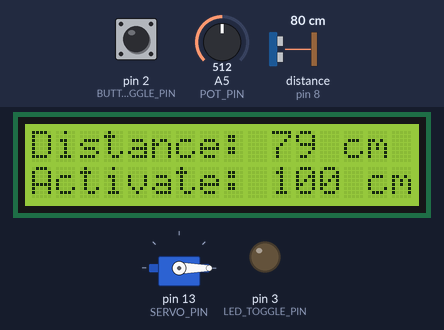
The sketch below on a simulated Arduino Uno, built with avr-gcc and run on an emulated ATmega328P. Parts: servo, 16×2 character LCD, output pins drawn as LEDs (lit = HIGH). Wiring (inferred from the names in the program): ultrasonic range finder: trigger pin 9; echo pin 8. The test bench sets the inputs (shaded band); at power-on: pin 2 (BUTTON_TOGGLE_PIN) HIGH, distance to the obstacle (sensor on pin 8) 80 cm, A5 (POT_PIN) = 512. The echo pulse lasts 58.3 µs per cm; pins used as bus, display or sensor lines are not drawn.

Above: at 4.2 s.
4.3 s: pin 2 (BUTTON_TOGGLE_PIN) pulled LOW for 0.2 s
At 5.4 s:
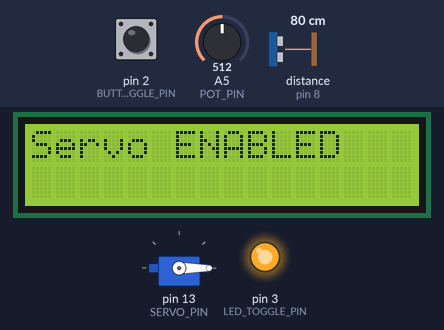
7.5 s: distance to the obstacle (sensor on pin 8) set to 2 cm
At 8.42 s:
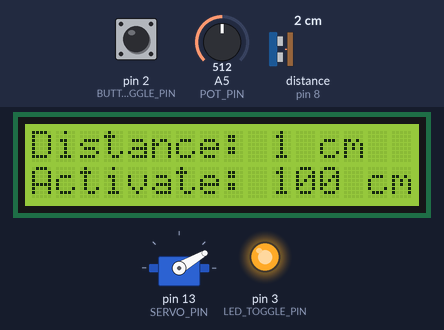
10.3 s: pin 2 (BUTTON_TOGGLE_PIN) pulled LOW for 3.2 s
At 13.2 s:
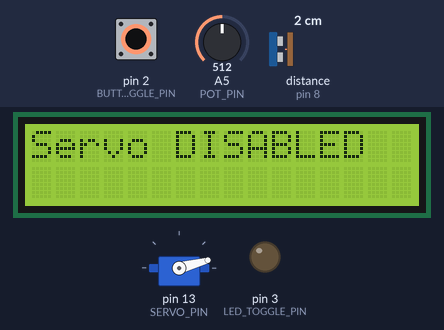
15.0 s: A5 (POT_PIN) set to 0
At 16.8 s:
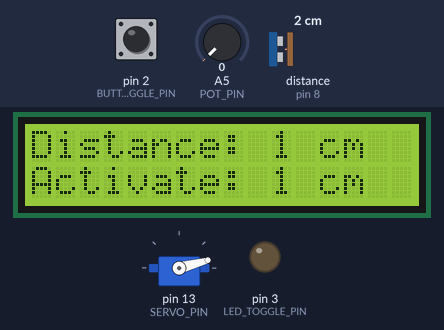
18.0 s: distance to the obstacle (sensor on pin 8) set to 120 cm
At 18.37 s:
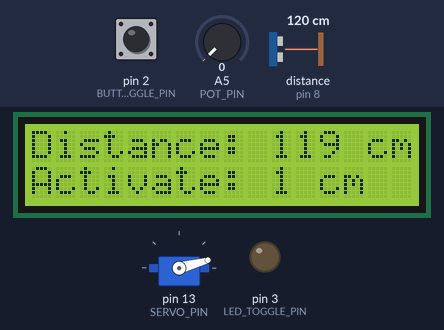
19.7 s: A5 (POT_PIN) set to 122
At 21.3 s:
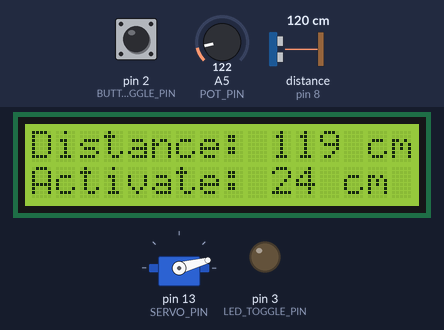
Timing chart, 0 to 22.8 s (numbered marks = the images above; inputs shaded):
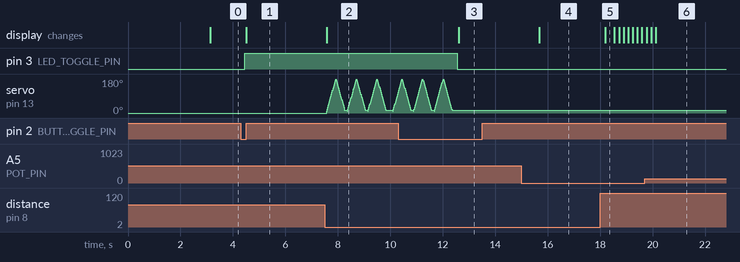

The sketch:

servo_20220409.ino
```cpp
#include <LiquidCrystal.h>
#include <Servo.h>

// BUTTON
#define BUTTON_TOGGLE_PIN 2
// LED
#define LED_TOGGLE_PIN 3
// ULTRASONIC SENSOR
#define ULTRA_ECHO_PIN 8
#define ULTRA_TRIG_PIN 9
// DISPLAY
#define DISPLAY_DATA7_PIN 4
#define DISPLAY_DATA6_PIN 5
#define DISPLAY_DATA5_PIN 6
#define DISPLAY_DATA4_PIN 7
#define DISPLAY_EN_PIN 11
#define DISPLAY_RS_PIN 12
// SERVO
#define SERVO_PIN 13
// POTENTIOMETER
#define POT_PIN A5

// DELAYS
#define SERVO_DELAY 10
#define LOOP_DELAY 100

// SERVO
#define SERVO_INCREMENT 5
Servo servo;
int angle = 0;
int swingCounter = 0;
int swingCounterMax = 3;
// BUTTON
int lastButtonToggleState;
int currentButtonToggleState;
int enableServo = false;

// DISPLAY
LiquidCrystal lcd(DISPLAY_RS_PIN, DISPLAY_EN_PIN, DISPLAY_DATA4_PIN, DISPLAY_DATA5_PIN, DISPLAY_DATA6_PIN, DISPLAY_DATA7_PIN);

// ULTRASONIC
long duration;
int distance;
bool withinRange = false;

// POTENTIOMETER
int potData = 0;
int userDistance = 0;

void setup() {
  //Serial.begin(9600);

  // SERVO
  servo.attach(SERVO_PIN);
  servo.write(angle);

  // BUTTON/LED
  // toggle button
  pinMode(BUTTON_TOGGLE_PIN, INPUT_PULLUP);
  currentButtonToggleState = digitalRead(BUTTON_TOGGLE_PIN);
  // toggle LED
  pinMode(LED_TOGGLE_PIN, OUTPUT);
  digitalWrite(LED_TOGGLE_PIN, LOW);

  // ULTRASONIC
  pinMode(ULTRA_TRIG_PIN, OUTPUT);
  pinMode(ULTRA_ECHO_PIN, INPUT);

  // display startup message
  writeMessage("     Arduino", " Pinball Hazard", 3000);
}

void servoLeftRight() {
  // scan from 0 to 180 degrees
  for(angle = 10; angle < 180; angle+=SERVO_INCREMENT) {
    servo.write(angle);
    delay(SERVO_DELAY);
  }
  // scan back from 180 to 0 degrees
  for(angle = 180; angle > 10; angle-=SERVO_INCREMENT) {
    servo.write(angle);
    delay(SERVO_DELAY);
  }
}

void servoRightLeft() {
  // scan back from 180 to 0 degrees
  for(angle = 180; angle > 10; angle-=SERVO_INCREMENT) {
    servo.write(angle);
    delay(SERVO_DELAY);
  }
  // scan from 0 to 180 degrees
  for(angle = 10; angle < 180; angle+=SERVO_INCREMENT) {
    servo.write(angle);
    delay(SERVO_DELAY);
  }
}

bool getUltraDistance() {
  // clear TRIG
  digitalWrite(ULTRA_TRIG_PIN, LOW);
  delayMicroseconds(2);
  // set TRIG HIGH for 10μs
  digitalWrite(ULTRA_TRIG_PIN, HIGH);
  delayMicroseconds(10);
  digitalWrite(ULTRA_TRIG_PIN, LOW);
  // read ECHO
  duration = pulseIn(ULTRA_ECHO_PIN, HIGH);
  // calculate distance (speed of sound / 2)
  distance = duration * 0.03435 * 0.5;
  //distance = (duration / 2) / 29.1;

  // get user data from potentiometer
  potData = analogRead(POT_PIN);
  userDistance = map(potData, 0, 1023, 1, 200);

  // print to display
  writeMessage("Distance: " + String(distance)+ " cm", "Activate: " + String(userDistance) + " cm", 0);

  if(distance <= userDistance) {
    return true;
  }else {
    return false;
  }
}

void writeMessage(String line1, String line2, int wait) {
  lcd.begin(16, 2);
  lcd.print(line1);
  lcd.setCursor(0,1);
  lcd.print(line2);
  if(wait > 0) {
    delay(wait);
  }
}

void loop() {
  // enable servo
  lastButtonToggleState = currentButtonToggleState;
  currentButtonToggleState = digitalRead(BUTTON_TOGGLE_PIN);
  // if button is pressed
  if(lastButtonToggleState == HIGH && currentButtonToggleState == LOW) {
    enableServo = !enableServo;
    if(enableServo) {
      digitalWrite(LED_TOGGLE_PIN, HIGH);
      writeMessage("Servo ENABLED", "", 3000);
    }else {
      digitalWrite(LED_TOGGLE_PIN, LOW);
      writeMessage("Servo DISABLED", "", 3000);
    }
  }

  // check distance
  withinRange = getUltraDistance();

  // if servo enabled and within activation range
  if(enableServo && withinRange) {
    // swing servo swingCounterMax-times
    while(swingCounter < swingCounterMax) {
      servoLeftRight();
      //servoRightLeft();
      delay(LOOP_DELAY);
      swingCounter++;
    }
    // reset swingCounter
    swingCounter = 0;
  }

  delay(LOOP_DELAY);
}
```

Measured:
- after the input at 4.3 s, pin 3 (LED_TOGGLE_PIN): LOW → HIGH after 0.14 s; the display: changes after 0.21 s (image 1)
- after the input at 7.5 s, the display: changes after 0.08 s (image 2)
- after the input at 10.3 s, pin 3 (LED_TOGGLE_PIN): HIGH → LOW after 2.3 s; servo on pin 13 (SERVO_PIN): goes on until 12.4 s, then stays 15°; the display: changes after 2.3 s (image 3)
- after the input at 15.0 s, the display: changes after 0.69 s (image 4)
- after the input at 18.0 s, the display: changes after 0.20 s (image 5)
- after the input at 19.7 s, the display: changes after 0.07 s (image 6)
